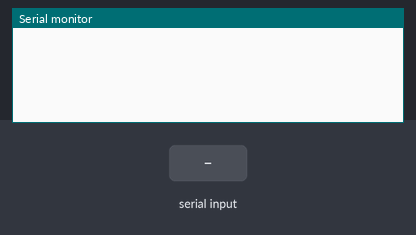
A sketch run on a simulated ESP32. Parts: the last lines printed to the serial monitor. Inputs (shaded band) come from the test bench. Nothing arrives over Bluetooth unless stated.

Above: at 2.8 s.
2.9 s: "1\n" received over the second serial link
At 3.3 s:
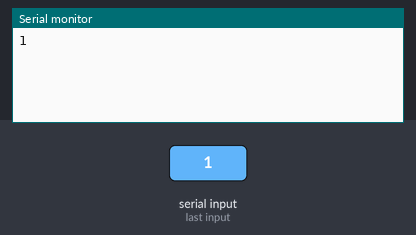
4.5 s: "0\n" received over the second serial link
At 5.8 s:
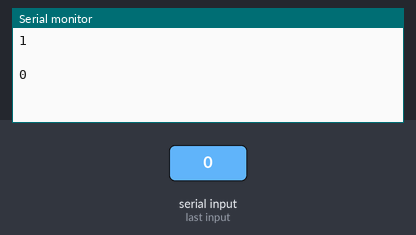
6.0 s: "2\n" received over the second serial link
At 6.9 s:
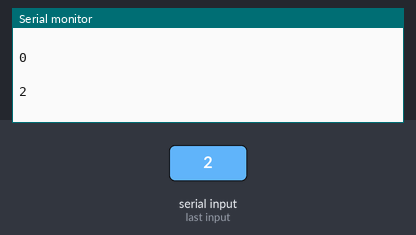

The sketch:

BluetoothSerialESP32.ino
```cpp
//Sets up the packet for the ESP Module to transfer data
//Need to test the communication

#include "BluetoothSerial.h"

BluetoothSerial SerialBT;

int packetSize = 61;
uint8_t serialPacket[61];
uint8_t command[20] = {' ', ' ', ' ', ' ', ' ',
                    ' ', ' ', ' ', ' ', ' ',
                    ' ', ' ', ' ', ' ', ' ',
                    ' ', ' ', ' ', ' ', '\0'
                   };
int numBytes = 0;
bool tempFlag = false;

void setup() {
  Serial.begin(115200);
  SerialBT.begin("PhysioShoe"); //Device Name LS = Left Shoe
  setupPacket();

}

void loop() {

  recieveData();
  delay(1000);
  if(tempFlag)
  {
    sendData();
  }


}
void recieveData()
{
    /*
   * Timing is super important for properly recieving
   * all data. If too little time is given, data sent
   * gets split up. If too much time is given, data is
   * pooled together. (if 5 bytes are sent multiple
   * times to quickly and delay is too large
   * it might store 10 bytes)
   */
    numBytes = SerialBT.available();
    if (numBytes <= 20 && numBytes > 0)
    {
      for (int i = 0; i < numBytes; i++)
      {
        command[i] = SerialBT.read();
      }
      for (int i = 18; i >= numBytes; i--)
      {
        command[i] = ' ';
      }
      Serial.println((char*) command);
      numBytes = 0;
      tempFlag = true;
    }
}
void sendData()
{
  SerialBT.write(command, 20);
}
void setupPacket() {//formats the packet that will be transferred via bluetooth
  for (int i = 0; i < packetSize; i++)
  {
    if (i == 0) {
      serialPacket[i] = '$';
    }
    else if (i == 1)
    {
      serialPacket[i] = 0x02;
    }
    else if (i == packetSize - 2)
    {
      serialPacket[i] = '\r';
    }
    else if (i == packetSize - 1)
    {
      serialPacket[i] = '\n';
    }
    else
    {
      serialPacket[i] = 0;
    }
  }
}
```

Measured:
- after the input at 2.9 s, the serial monitor: prints a new line after 0.10 s (image 1)
- after the input at 4.5 s, the serial monitor: prints a new line after 0.50 s (image 2)
- after the input at 6.0 s, the serial monitor: prints a new line at once (image 3)
